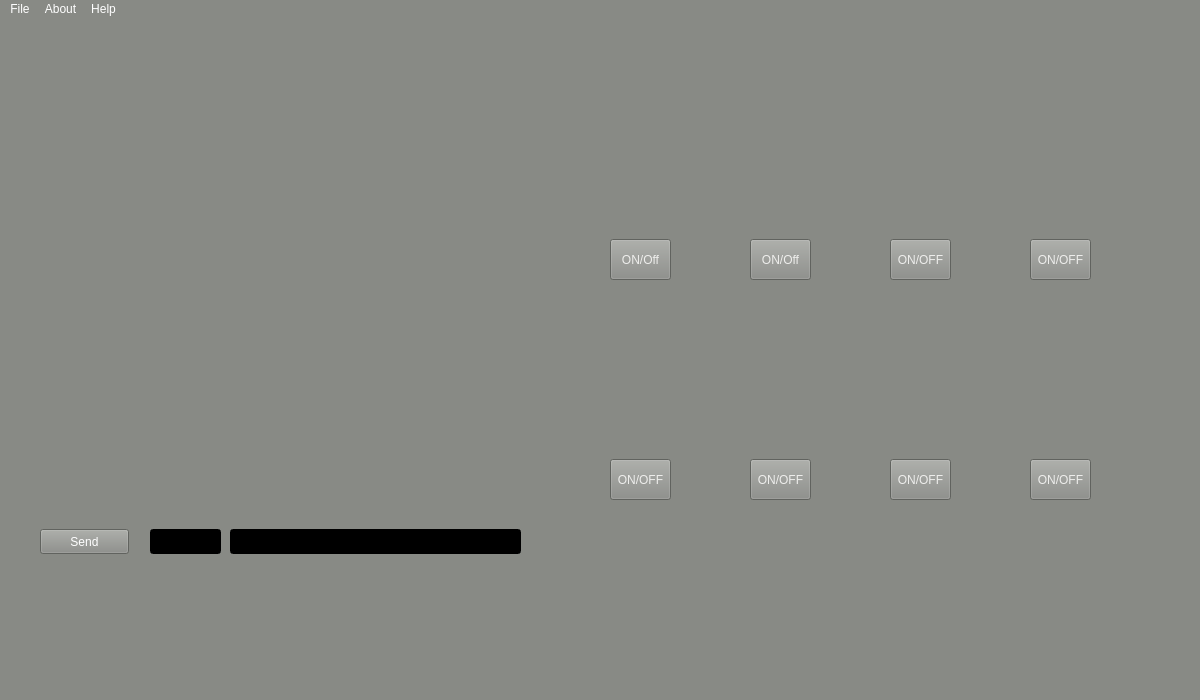
<?xml version="1.0" encoding="UTF-8"?>
<ui version="4.0">
 <class>MainWindow</class>
 <widget class="QMainWindow" name="MainWindow">
  <property name="geometry">
   <rect>
    <x>0</x>
    <y>0</y>
    <width>1200</width>
    <height>700</height>
   </rect>
  </property>
  <property name="windowTitle">
   <string>Virtual IC</string>
  </property>
  <property name="autoFillBackground">
   <bool>false</bool>
  </property>
  <property name="styleSheet">
   <string notr="true">background-image: url(:/images/vic_ui_3.png);
background-color: rgb(136, 138, 133);
selection-background-color: rgb(85, 87, 83);
color: rgb(255, 255, 255);</string>
  </property>
  <widget class="QWidget" name="centralWidget">
   <widget class="QGraphicsView" name="graphicsView">
    <property name="geometry">
     <rect>
      <x>0</x>
      <y>0</y>
      <width>1200</width>
      <height>700</height>
     </rect>
    </property>
    <property name="statusTip">
     <string/>
    </property>
    <property name="styleSheet">
     <string notr="true">background-color:transparent;</string>
    </property>
    <property name="frameShape">
     <enum>QFrame::NoFrame</enum>
    </property>
   </widget>
   <widget class="QPushButton" name="On_Off_One">
    <property name="geometry">
     <rect>
      <x>610</x>
      <y>220</y>
      <width>61</width>
      <height>41</height>
     </rect>
    </property>
    <property name="styleSheet">
     <string notr="true">color: rgb(238, 238, 236);</string>
    </property>
    <property name="text">
     <string>ON/Off</string>
    </property>
   </widget>
   <widget class="QPushButton" name="On_Off_Two">
    <property name="geometry">
     <rect>
      <x>750</x>
      <y>220</y>
      <width>61</width>
      <height>41</height>
     </rect>
    </property>
    <property name="styleSheet">
     <string notr="true">color: rgb(238, 238, 236);</string>
    </property>
    <property name="text">
     <string>ON/Off</string>
    </property>
   </widget>
   <widget class="QPushButton" name="On_Off_Three">
    <property name="geometry">
     <rect>
      <x>890</x>
      <y>220</y>
      <width>61</width>
      <height>41</height>
     </rect>
    </property>
    <property name="styleSheet">
     <string notr="true">color: rgb(238, 238, 236);</string>
    </property>
    <property name="text">
     <string>ON/OFF</string>
    </property>
   </widget>
   <widget class="QPushButton" name="On_Off_Four">
    <property name="geometry">
     <rect>
      <x>1030</x>
      <y>220</y>
      <width>61</width>
      <height>41</height>
     </rect>
    </property>
    <property name="styleSheet">
     <string notr="true">color: rgb(238, 238, 236);</string>
    </property>
    <property name="text">
     <string>ON/OFF</string>
    </property>
   </widget>
   <widget class="QPushButton" name="On_Off_Five">
    <property name="geometry">
     <rect>
      <x>610</x>
      <y>440</y>
      <width>61</width>
      <height>41</height>
     </rect>
    </property>
    <property name="styleSheet">
     <string notr="true">color: rgb(238, 238, 236);</string>
    </property>
    <property name="text">
     <string>ON/OFF</string>
    </property>
   </widget>
   <widget class="QPushButton" name="On_Off_Six">
    <property name="geometry">
     <rect>
      <x>750</x>
      <y>440</y>
      <width>61</width>
      <height>41</height>
     </rect>
    </property>
    <property name="styleSheet">
     <string notr="true">color: rgb(238, 238, 236);</string>
    </property>
    <property name="text">
     <string>ON/OFF</string>
    </property>
   </widget>
   <widget class="QPushButton" name="On_Off_Seven">
    <property name="geometry">
     <rect>
      <x>890</x>
      <y>440</y>
      <width>61</width>
      <height>41</height>
     </rect>
    </property>
    <property name="styleSheet">
     <string notr="true">color: rgb(238, 238, 236);</string>
    </property>
    <property name="text">
     <string>ON/OFF</string>
    </property>
   </widget>
   <widget class="QPushButton" name="On_Off_Seven_2">
    <property name="geometry">
     <rect>
      <x>1030</x>
      <y>440</y>
      <width>61</width>
      <height>41</height>
     </rect>
    </property>
    <property name="styleSheet">
     <string notr="true">color: rgb(238, 238, 236);</string>
    </property>
    <property name="text">
     <string>ON/OFF</string>
    </property>
   </widget>
   <widget class="QLineEdit" name="lineEdit">
    <property name="geometry">
     <rect>
      <x>230</x>
      <y>510</y>
      <width>291</width>
      <height>25</height>
     </rect>
    </property>
    <property name="toolTip">
     <string>CAN Frame Data</string>
    </property>
    <property name="styleSheet">
     <string notr="true">background-color: rgb(0, 0, 0);
selection-background-color: rgb(85, 87, 83);
color: rgb(255, 255, 255);
border-color: rgb(0, 0, 0);</string>
    </property>
   </widget>
   <widget class="QPushButton" name="send_Button">
    <property name="geometry">
     <rect>
      <x>40</x>
      <y>510</y>
      <width>89</width>
      <height>25</height>
     </rect>
    </property>
    <property name="styleSheet">
     <string notr="true">color: rgb(255, 255, 255);</string>
    </property>
    <property name="text">
     <string>Send</string>
    </property>
   </widget>
   <widget class="QLineEdit" name="lineEdit_2">
    <property name="geometry">
     <rect>
      <x>150</x>
      <y>510</y>
      <width>71</width>
      <height>25</height>
     </rect>
    </property>
    <property name="toolTip">
     <string>Arbitration ID</string>
    </property>
    <property name="statusTip">
     <string/>
    </property>
    <property name="accessibleDescription">
     <string/>
    </property>
    <property name="styleSheet">
     <string notr="true">background-color: rgb(0, 0, 0);
selection-background-color: rgb(85, 87, 83);
color: rgb(255, 255, 255);
border-color: rgb(0, 0, 0);</string>
    </property>
    <property name="placeholderText">
     <string/>
    </property>
   </widget>
  </widget>
  <widget class="QMenuBar" name="menuBar">
   <property name="geometry">
    <rect>
     <x>0</x>
     <y>0</y>
     <width>1200</width>
     <height>22</height>
    </rect>
   </property>
   <widget class="QMenu" name="menuAbout">
    <property name="title">
     <string>File</string>
    </property>
    <addaction name="actionTerminal"/>
    <addaction name="actionExit"/>
   </widget>
   <widget class="QMenu" name="menuAbout_2">
    <property name="title">
     <string>About</string>
    </property>
    <addaction name="actionVirtual_IC"/>
   </widget>
   <widget class="QMenu" name="menuHelp">
    <property name="title">
     <string>Help</string>
    </property>
    <addaction name="actionVersion"/>
   </widget>
   <addaction name="menuAbout"/>
   <addaction name="menuAbout_2"/>
   <addaction name="menuHelp"/>
  </widget>
  <action name="actionVirtual_IC">
   <property name="text">
    <string>Virtual IC</string>
   </property>
  </action>
  <action name="actionExit">
   <property name="text">
    <string>Exit</string>
   </property>
  </action>
  <action name="actionVersion">
   <property name="text">
    <string>Version</string>
   </property>
  </action>
  <action name="actionTerminal">
   <property name="text">
    <string>Terminal</string>
   </property>
  </action>
 </widget>
 <layoutdefault spacing="6" margin="11"/>
 <resources/>
 <connections/>
</ui>
